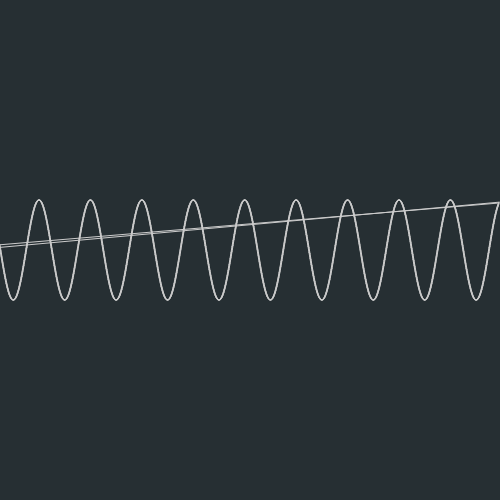
Frame 1 (no input)
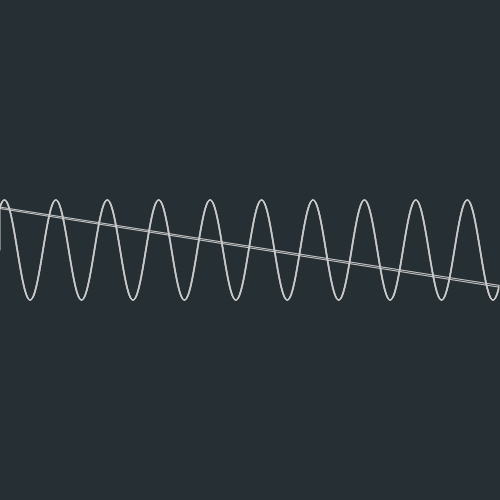
Frame 60 (no input)
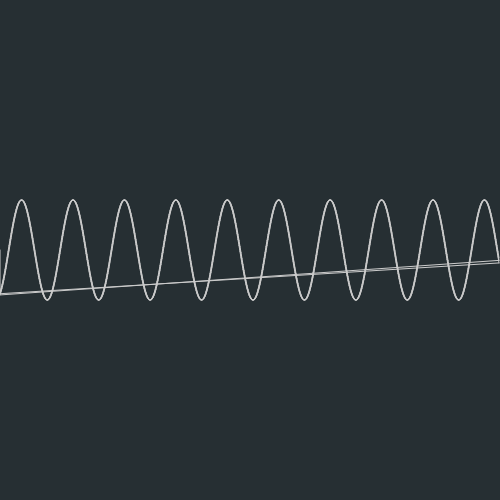
Frame 120 (the mouse pressed at the canvas centre since frame 60)

The p5.js sketch that drew these frames (run headless with seeded random() and noise() and a simulated clock; from frame 60 on, the mouse is pressed at the canvas centre):

// p5.js sketch
// ── sketch.js
let x_prev;
let y_prev;
let angle_1=0;
let angle_2=0;
function setup() {
  createCanvas(500,500);
  colorMode(HSB,360,100,100,100);
  noFill();
  rectMode(CENTER);
  stroke(0,0,80);
  frameRate(30);
}

function draw() {
  background(200,25,20);
  
  x_prev=0;
  y_prev=height/2;
  // ---------------------
  // FOR LOOP 1
  let angle_1=0;
  for(let i = 0; i< 3; i++){
    // ---------------------
    // FOR LOOP 0
    let angle_0  = 0;
    for(let x=0; x<width; x+=1){
      const cur_angle = angle_0 + angle_1 + angle_2;
      const y = height/2 + 50 * sin(radians(cur_angle));
      line(x,y,x_prev,y_prev);

      angle_0 += 7;
      x_prev   = x;
      y_prev   = y;
    }
    angle_1 -= 3;
  }
  angle_2-=2;
}
